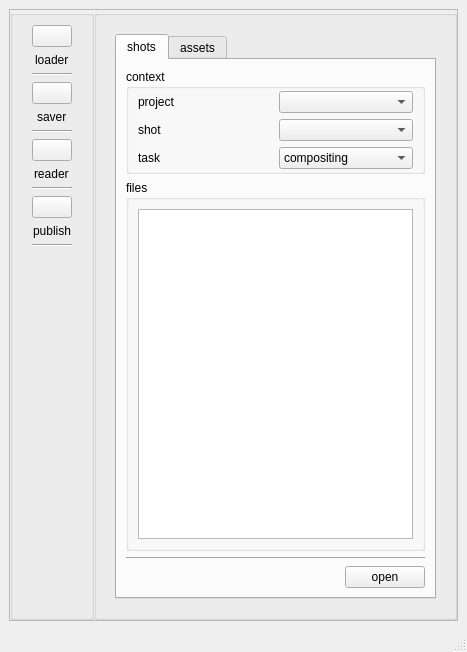
<?xml version="1.0" encoding="UTF-8"?>
<ui version="4.0">
 <class>MainWindow</class>
 <widget class="QMainWindow" name="MainWindow">
  <property name="geometry">
   <rect>
    <x>0</x>
    <y>0</y>
    <width>467</width>
    <height>652</height>
   </rect>
  </property>
  <property name="windowTitle">
   <string>Xolo Pipeline</string>
  </property>
  <widget class="QWidget" name="centralwidget">
   <layout class="QVBoxLayout" name="verticalLayout">
    <item>
     <widget class="QFrame" name="frame">
      <property name="frameShape">
       <enum>QFrame::Shape::StyledPanel</enum>
      </property>
      <property name="frameShadow">
       <enum>QFrame::Shadow::Raised</enum>
      </property>
      <layout class="QHBoxLayout" name="horizontalLayout_2">
       <property name="spacing">
        <number>0</number>
       </property>
       <property name="leftMargin">
        <number>0</number>
       </property>
       <property name="topMargin">
        <number>0</number>
       </property>
       <property name="rightMargin">
        <number>0</number>
       </property>
       <property name="bottomMargin">
        <number>0</number>
       </property>
       <item>
        <layout class="QHBoxLayout" name="horizontalLayout">
         <item>
          <widget class="QGroupBox" name="groupBox_2">
           <property name="title">
            <string/>
           </property>
           <layout class="QVBoxLayout" name="verticalLayout_3">
            <item>
             <layout class="QVBoxLayout" name="verticalLayout_2">
              <property name="leftMargin">
               <number>10</number>
              </property>
              <property name="rightMargin">
               <number>10</number>
              </property>
              <item>
               <widget class="QPushButton" name="loader_pushButton">
                <property name="text">
                 <string/>
                </property>
                <property name="icon">
                 <iconset resource="xolo.qrc">
                  <normaloff>:/manager/icons/open.png</normaloff>:/manager/icons/open.png</iconset>
                </property>
                <property name="iconSize">
                 <size>
                  <width>28</width>
                  <height>28</height>
                 </size>
                </property>
                <property name="shortcut">
                 <string>Return</string>
                </property>
               </widget>
              </item>
              <item alignment="Qt::AlignmentFlag::AlignHCenter">
               <widget class="QLabel" name="label">
                <property name="text">
                 <string>loader</string>
                </property>
               </widget>
              </item>
              <item>
               <widget class="Line" name="line">
                <property name="orientation">
                 <enum>Qt::Orientation::Horizontal</enum>
                </property>
               </widget>
              </item>
              <item>
               <widget class="QPushButton" name="saver_pushButton">
                <property name="text">
                 <string/>
                </property>
                <property name="icon">
                 <iconset resource="xolo.qrc">
                  <normaloff>:/manager/icons/save.png</normaloff>:/manager/icons/save.png</iconset>
                </property>
                <property name="iconSize">
                 <size>
                  <width>28</width>
                  <height>28</height>
                 </size>
                </property>
               </widget>
              </item>
              <item alignment="Qt::AlignmentFlag::AlignHCenter">
               <widget class="QLabel" name="label_2">
                <property name="text">
                 <string>saver</string>
                </property>
               </widget>
              </item>
              <item>
               <widget class="Line" name="line_2">
                <property name="orientation">
                 <enum>Qt::Orientation::Horizontal</enum>
                </property>
               </widget>
              </item>
              <item>
               <widget class="QPushButton" name="reader_pushButton">
                <property name="text">
                 <string/>
                </property>
                <property name="icon">
                 <iconset resource="xolo.qrc">
                  <normaloff>:/manager/icons/read.png</normaloff>:/manager/icons/read.png</iconset>
                </property>
                <property name="iconSize">
                 <size>
                  <width>28</width>
                  <height>28</height>
                 </size>
                </property>
               </widget>
              </item>
              <item alignment="Qt::AlignmentFlag::AlignHCenter">
               <widget class="QLabel" name="label_3">
                <property name="text">
                 <string>reader</string>
                </property>
               </widget>
              </item>
              <item>
               <widget class="Line" name="line_3">
                <property name="orientation">
                 <enum>Qt::Orientation::Horizontal</enum>
                </property>
               </widget>
              </item>
              <item>
               <widget class="QPushButton" name="publish_pushButton">
                <property name="sizePolicy">
                 <sizepolicy hsizetype="Minimum" vsizetype="Fixed">
                  <horstretch>0</horstretch>
                  <verstretch>0</verstretch>
                 </sizepolicy>
                </property>
                <property name="styleSheet">
                 <string notr="true"/>
                </property>
                <property name="text">
                 <string/>
                </property>
                <property name="icon">
                 <iconset resource="xolo.qrc">
                  <normaloff>:/manager/icons/publish.png</normaloff>:/manager/icons/publish.png</iconset>
                </property>
                <property name="iconSize">
                 <size>
                  <width>28</width>
                  <height>28</height>
                 </size>
                </property>
               </widget>
              </item>
              <item alignment="Qt::AlignmentFlag::AlignHCenter">
               <widget class="QLabel" name="label_4">
                <property name="text">
                 <string>publish</string>
                </property>
               </widget>
              </item>
              <item>
               <widget class="Line" name="line_4">
                <property name="orientation">
                 <enum>Qt::Orientation::Horizontal</enum>
                </property>
               </widget>
              </item>
              <item>
               <spacer name="verticalSpacer">
                <property name="orientation">
                 <enum>Qt::Orientation::Vertical</enum>
                </property>
                <property name="sizeHint" stdset="0">
                 <size>
                  <width>20</width>
                  <height>40</height>
                 </size>
                </property>
               </spacer>
              </item>
             </layout>
            </item>
           </layout>
          </widget>
         </item>
         <item>
          <widget class="QGroupBox" name="groupBox">
           <property name="title">
            <string/>
           </property>
           <layout class="QHBoxLayout" name="horizontalLayout_3">
            <item>
             <widget class="QStackedWidget" name="stackedWidget">
              <property name="currentIndex">
               <number>0</number>
              </property>
              <widget class="QWidget" name="loader_page">
               <layout class="QVBoxLayout" name="verticalLayout_4">
                <item>
                 <widget class="QTabWidget" name="tabWidget">
                  <property name="currentIndex">
                   <number>0</number>
                  </property>
                  <widget class="QWidget" name="shot_loader_tab">
                   <attribute name="title">
                    <string>shots</string>
                   </attribute>
                   <layout class="QVBoxLayout" name="verticalLayout_6">
                    <item>
                     <widget class="QGroupBox" name="groupBox_3">
                      <property name="title">
                       <string>context</string>
                      </property>
                      <layout class="QVBoxLayout" name="verticalLayout_8">
                       <property name="topMargin">
                        <number>2</number>
                       </property>
                       <property name="bottomMargin">
                        <number>2</number>
                       </property>
                       <item>
                        <layout class="QVBoxLayout" name="verticalLayout_7">
                         <item>
                          <layout class="QHBoxLayout" name="horizontalLayout_5">
                           <item>
                            <widget class="QLabel" name="label_5">
                             <property name="text">
                              <string>project</string>
                             </property>
                            </widget>
                           </item>
                           <item>
                            <widget class="QComboBox" name="project_shots_loader_comboBox"/>
                           </item>
                          </layout>
                         </item>
                         <item>
                          <layout class="QHBoxLayout" name="horizontalLayout_6">
                           <item>
                            <widget class="QLabel" name="label_6">
                             <property name="text">
                              <string>shot</string>
                             </property>
                            </widget>
                           </item>
                           <item>
                            <widget class="QComboBox" name="shot_shots_loader_comboBox"/>
                           </item>
                          </layout>
                         </item>
                         <item>
                          <layout class="QHBoxLayout" name="horizontalLayout_7">
                           <item>
                            <widget class="QLabel" name="label_7">
                             <property name="text">
                              <string>task</string>
                             </property>
                            </widget>
                           </item>
                           <item>
                            <widget class="QComboBox" name="task_shots_loader_comboBox">
                             <item>
                              <property name="text">
                               <string>compositing</string>
                              </property>
                             </item>
                             <item>
                              <property name="text">
                               <string>lighitng</string>
                              </property>
                             </item>
                             <item>
                              <property name="text">
                               <string>layout</string>
                              </property>
                             </item>
                             <item>
                              <property name="text">
                               <string>fx</string>
                              </property>
                             </item>
                            </widget>
                           </item>
                          </layout>
                         </item>
                        </layout>
                       </item>
                      </layout>
                     </widget>
                    </item>
                    <item>
                     <widget class="QGroupBox" name="groupBox_4">
                      <property name="title">
                       <string>files</string>
                      </property>
                      <layout class="QVBoxLayout" name="verticalLayout_9">
                       <item>
                        <widget class="QListView" name="files_shots_loader_listView"/>
                       </item>
                      </layout>
                     </widget>
                    </item>
                    <item>
                     <widget class="Line" name="line_5">
                      <property name="orientation">
                       <enum>Qt::Orientation::Horizontal</enum>
                      </property>
                     </widget>
                    </item>
                    <item>
                     <layout class="QHBoxLayout" name="horizontalLayout_4">
                      <item>
                       <spacer name="horizontalSpacer">
                        <property name="orientation">
                         <enum>Qt::Orientation::Horizontal</enum>
                        </property>
                        <property name="sizeHint" stdset="0">
                         <size>
                          <width>40</width>
                          <height>20</height>
                         </size>
                        </property>
                       </spacer>
                      </item>
                      <item>
                       <widget class="QPushButton" name="shots_loader_open_pushButton">
                        <property name="text">
                         <string>open</string>
                        </property>
                       </widget>
                      </item>
                     </layout>
                    </item>
                   </layout>
                  </widget>
                  <widget class="QWidget" name="assets_loader_tab">
                   <attribute name="title">
                    <string>assets</string>
                   </attribute>
                  </widget>
                 </widget>
                </item>
               </layout>
              </widget>
              <widget class="QWidget" name="saver_page">
               <layout class="QVBoxLayout" name="verticalLayout_5">
                <item>
                 <widget class="QTabWidget" name="tabWidget_2">
                  <property name="currentIndex">
                   <number>0</number>
                  </property>
                  <widget class="QWidget" name="shots_saver_tab">
                   <attribute name="title">
                    <string>shots</string>
                   </attribute>
                  </widget>
                  <widget class="QWidget" name="assets_saver_tab">
                   <attribute name="title">
                    <string>assets</string>
                   </attribute>
                  </widget>
                 </widget>
                </item>
               </layout>
              </widget>
              <widget class="QWidget" name="reader_page"/>
              <widget class="QWidget" name="publish_page"/>
             </widget>
            </item>
           </layout>
          </widget>
         </item>
        </layout>
       </item>
      </layout>
     </widget>
    </item>
   </layout>
  </widget>
  <widget class="QMenuBar" name="menubar">
   <property name="geometry">
    <rect>
     <x>0</x>
     <y>0</y>
     <width>467</width>
     <height>33</height>
    </rect>
   </property>
  </widget>
  <widget class="QStatusBar" name="statusbar"/>
 </widget>
 <resources>
  <include location="xolo.qrc"/>
 </resources>
 <connections/>
</ui>
